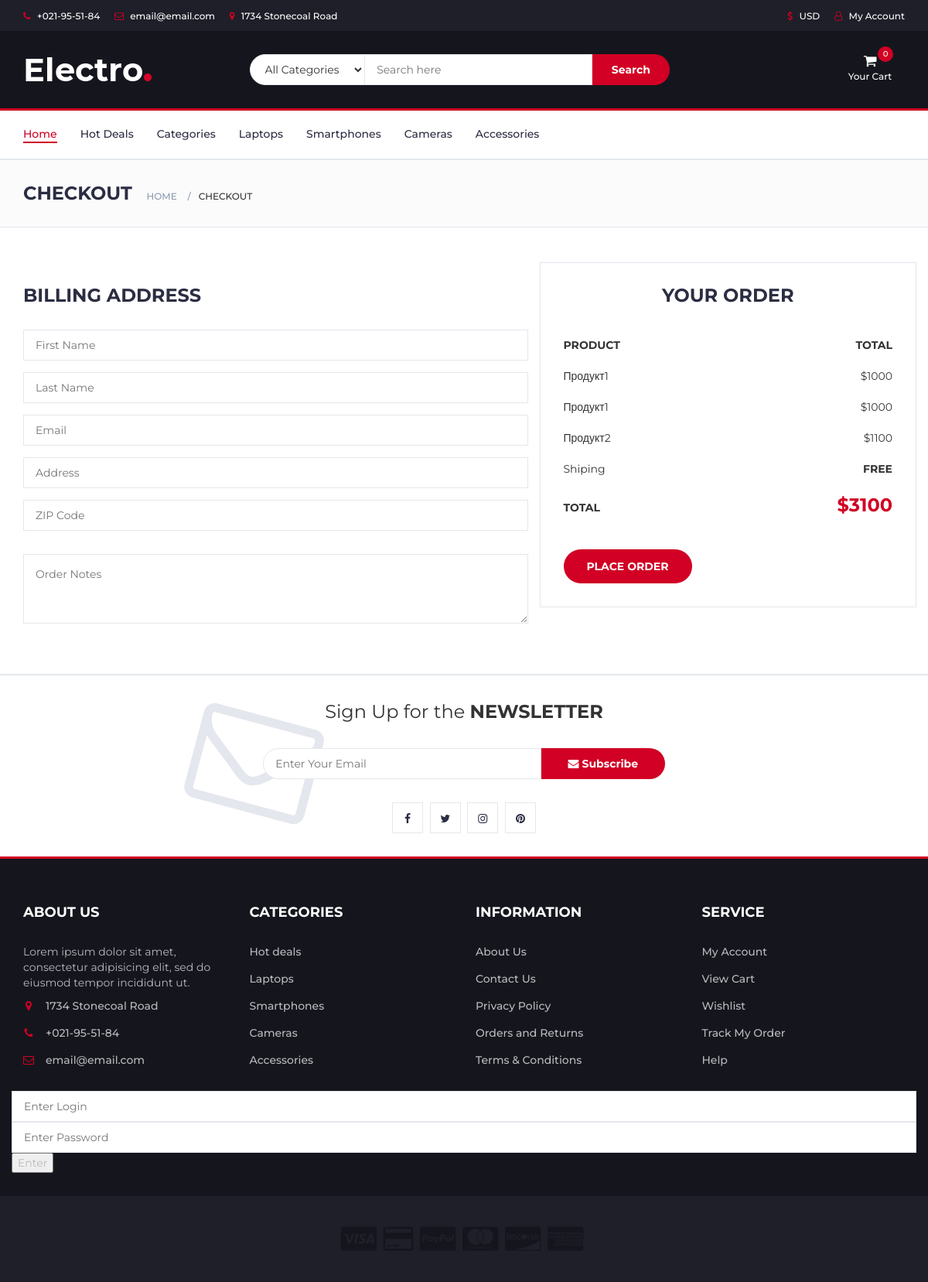
The app's page /checkout/ (signed in) with its own data.
### lucas/models.py (models this page shows, shortened)
class Cart(models.Model):
    product = models.ForeignKey(Product, related_name='carts', on_delete=models.CASCADE)
    profile = models.ForeignKey(Profile, on_delete=models.CASCADE)
    count = models.IntegerField()

class Product(models.Model):
    path_img = models.ImageField(upload_to='static/img/')
    name = models.CharField(max_length=250)
    price = models.IntegerField()
    old_price = models.IntegerField()
    news = models.BooleanField(default=False)
    category = models.ForeignKey(Category, on_delete=models.CASCADE)
    captions = models.CharField(max_length=500, default="")

### lucas/views.py (the view)
# urls.py: path('checkout/', CheckoutView.as_view()),
class CheckoutView(TemplateView):
    template_name = 'checkout.html'
    def get_context_data(self, **kwargs):
        context = super().get_context_data(**kwargs)
        context['carts'] = Cart.objects.all().filter(profile_id=self.request.user.id)
        context['price'] = Cart.objects.all().filter(profile_id=self.request.user.id).aggregate(Sum('product__price'))
        return context

### templates/checkout.html (shortened to what this page needs)
{% extends 'base.html' %}
{% block content %}
<nav id="navigation">
    <div class="container">
        <div id="responsive-nav">
            <ul class="main-nav nav navbar-nav">
                <li class="active"><a href="#">Home</a></li>
                <li><a href="#">Hot Deals</a></li>
                <li><a href="#">Categories</a></li>
                <li><a href="#">Laptops</a></li>
                <li><a href="#">Smartphones</a></li>
                <li><a href="#">Cameras</a></li>
                <li><a href="#">Accessories</a></li>
            </ul>
        </div>
    </div>
</nav>
<div id="breadcrumb" class="section">
    <div class="container">
        <div class="row">
            <div class="col-md-12">
                <h3 class="breadcrumb-header">Checkout</h3>
                <ul class="breadcrumb-tree">
                    <li><a href="#">Home</a></li>
                    <li class="active">Checkout</li>
                </ul>
            </div>
        </div>
    </div>
</div>
<div class="section">
    <div class="container">
        <div class="row">
            <div class="col-md-7">
                <form id="BillingAddress">
                    <div class="billing-details">
                        <div class="section-title">
                            <h3 class="title">Billing address</h3>
                        </div>
                        <div class="form-group">
                            <input class="input" type="text" name="fname" placeholder="First Name">
                        </div>
                        <div class="form-group">
                            <input class="input" type="text" name="lname" placeholder="Last Name">
                        </div>
                        <div class="form-group">
                            <input class="input" type="email" name="mail" placeholder="Email">
                        </div>
                        <div class="form-group">
                            <input class="input" type="text" name="address" placeholder="Address">
                        </div>
                        <div class="form-group">
                            <input class="input" type="text" name="zip" placeholder="ZIP Code">
                        </div>
                    </div>
                    <div class="order-notes">
                        <textarea class="input" name="comment" placeholder="Order Notes"></textarea>
                    </div>
                </form>
            </div>
            <div class="col-md-5 order-details">
                <div class="section-title text-center">
                    <h3 class="title">Your Order</h3>
                </div>
                <form onsubmit="orderFunction(event)">
                    <div class="order-summary">
                        <div class="order-col">
                            <div><strong>PRODUCT</strong></div>
                            <div><strong>TOTAL</strong></div>
                        </div>
                        <div class="order-products">
                            {% for car in carts %}
                            <div class="order-col">
                                <div>{{ car.product.name }}</div>
                                <div>${{ car.product.price }}</div>
                            </div>
                            {% endfor %}
                        </div>
                        <div class="order-col">
                            <div>Shiping</div>
                            <div><strong>FREE</strong></div>
                        </div>
                        <div class="order-col">
                            <div><strong>TOTAL</strong></div>
                            <div><strong class="order-total" id="total_sum" data-sum="{{price.product__price__sum}}">${{price.product__price__sum}}</strong></div>
                        </div>
                    </div>
                    <button class="primary-btn order-submit" type="submit">Place order</button>
                </form>
            </div>
        </div>
    </div>
</div>
<div id="newsletter" class="section">
    <div class="container">
        <div class="row">
            <div class="col-md-12">
                <div class="newsletter">
                    <p>Sign Up for the <strong>NEWSLETTER</strong></p>
                    <form>
                        <input class="input" type="email" placeholder="Enter Your Email">
                        <button class="newsletter-btn"><i class="fa fa-envelope"></i> Subscribe</button>
                    </form>
                    <ul class="newsletter-follow">
                        <li>
                            <a href="#"><i class="fa fa-facebook"></i></a>
                        </li>
                        <li>
                            <a href="#"><i class="fa fa-twitter"></i></a>
                        </li>
                        <li>
                            <a href="#"><i class="fa fa-instagram"></i></a>
                        </li>
                        <li>
                            <a href="#"><i class="fa fa-pinterest"></i></a>
                        </li>
                    </ul>
                </div>
            </div>
        </div>
    </div>
</div>
{% endblock %}

### static/css/style.css (style rules this page uses)
body { font-family: 'Montserrat', sans-serif; font-weight: 400; color: #333; }
h1, h2, h3, h4, h5, h6 { color: #2B2D42; font-weight: 700; margin: 0 0 10px; }
a { color: #2B2D42; font-weight: 500; -webkit-transition: 0.2s color; transition: 0.2s color; }
ul, ol { margin: 0; padding: 0; list-style: none }
.primary-btn { display: inline-block; padding: 12px 30px; background-color: #D10024; border: none; border-radius: 40px; color: #FFF; text-transform: uppercase; font-weight: 700; text-align: center; -webkit-transition: 0.2s all; transition: 0.2s all; }
.input { height: 40px; padding: 0px 15px; border: 1px solid #E4E7ED; background-color: #FFF; width: 100%; }
textarea.input { padding: 15px; min-height: 90px; }
.section { padding-top: 30px; padding-bottom: 30px; }
.section-title { position: relative; margin-bottom: 30px; margin-top: 15px; }
.section-title .title { display: inline-block; text-transform: uppercase; margin: 0px; }
#breadcrumb { padding: 30px 0px; background: #FBFBFC; border-bottom: 1px solid #E4E7ED; margin-bottom: 30px; }
#breadcrumb .breadcrumb-header { display: inline-block; margin-top: 0px; margin-bottom: 0px; margin-right: 15px; text-transform: uppercase; }
#breadcrumb .breadcrumb-tree { display: inline-block; }
#breadcrumb .breadcrumb-tree li { display: inline-block; font-size: 12px; font-weight: 500; text-transform: uppercase; }
#breadcrumb .breadcrumb-tree li+li { margin-left: 10px; }
#breadcrumb .breadcrumb-tree li+li:before { content: '/'; display: inline-block; color: #8D99AE; margin-right: 10px; }
#breadcrumb .breadcrumb-tree li a { color: #8D99AE; }
#navigation { background: #FFF; border-bottom: 2px solid #E4E7ED; border-top: 3px solid #D10024; }
.main-nav>li+li { margin-left: 30px }
.main-nav>li>a { padding: 20px 0px; }
.main-nav>li>a:hover, .main-nav>li>a:focus, .main-nav>li.active>a { color: #D10024; background-color: transparent; }
.main-nav>li>a:after { content: ""; display: block; width: 0%; height: 2px; background-color: #D10024; -webkit-transition: 0.2s all; transition: 0.2s all; }
.main-nav>li>a:hover:after, .main-nav>li>a:focus:after, .main-nav>li.active>a:after { width: 100%; }
.billing-details { margin-bottom: 30px; }
.order-details { position: relative; padding: 0px 30px 30px; border-right: 1px solid #E4E7ED; border-left: 1px solid #E4E7ED; border-bottom: 1px solid #E4E7ED; }
.order-details:before { content: ""; position: absolute; left: -1px; right: -1px; top: -15px; height: 30px; border-top: 1px solid #E4E7ED; border-left: 1px solid #E4E7ED; border-right: 1px solid #E4E7ED; }
.order-summary { margin: 15px 0px; }
.order-summary .order-col { display: table; width: 100%; }
.order-summary .order-col:after { content: ""; display: block; clear: both; }
.order-summary .order-col>div { display: table-cell; padding: 10px 0px; }
.order-summary .order-col>div:first-child { width: calc(100% - 150px); }
.order-summary .order-col>div:last-child { width: 150px; text-align: right; }
.order-summary .order-col .order-total { font-size: 24px; color: #D10024; }
.order-details .order-submit { display: block; margin-top: 30px; }
#newsletter.section { border-top: 2px solid #E4E7ED; border-bottom: 3px solid #D10024; margin-top: 30px; }
.newsletter { text-align: center; }
.newsletter p { font-size: 24px; }
.newsletter form { position: relative; max-width: 520px; margin: 30px auto; }
.newsletter form:after { content: "\f003"; font-family: FontAwesome; position: absolute; font-size: 160px; color: #E4E7ED; top: 15px; -webkit-transform: translateY(-50%) rotate(15deg); -ms-transform: translateY(-50%) rotate(15deg); transform: translateY(-50%) rotate(15deg); z-index: -1; left: -90px; }
.newsletter form .input { width: calc(100% - 160px); margin-right: -4px; border-radius: 40px 0px 0px 40px; }
.newsletter form .newsletter-btn { width: 160px; height: 40px; font-weight: 700; background: #D10024; color: #FFF; border: none; border-radius: 0px 40px 40px 0px; }
.newsletter .newsletter-follow { text-align: center; }
.newsletter .newsletter-follow li { display: inline-block; margin-right: 5px; }
.newsletter .newsletter-follow li:last-child { margin-right: 0px; }
.newsletter .newsletter-follow li a { position: relative; display: block; width: 40px; height: 40px; text-align: center; line-height: 40px; border: 1px solid #E4E7ED; background-color: #FFF; -webkit-transition: 0.2s all; transition: 0.2s all; }

### records on screen
Cart: product.name "Продукт1", product.price "1000"
Cart: product.name "Продукт1", product.price "1000"
Cart: product.name "Продукт2", product.price "1100"

### other values on screen
{{ price.product__price__sum }} "3100"
